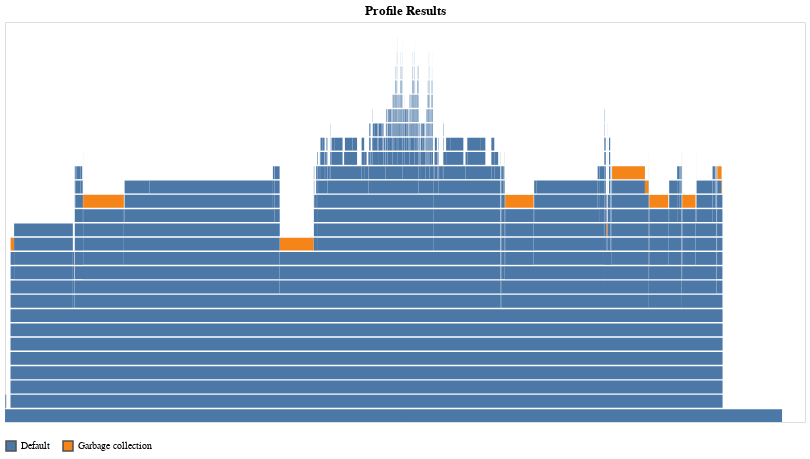

The code cell stored with this chart in its notebook:
### Markdown cell above
### Profiled contstuctor

### Code cell
@profview rpf = RPForest(data, 20, 1)

### Figure 1 — Vega-Lite specification as saved in the notebook (floating-point values rounded to 4 significant figures; data arrays with more than 128 entries replaced by an {"elided": "..."} marker saying what was removed)
{"data": {"values": {"elided": "1693 records"}}, "encoding": {"color": {"field": "status", "legend": {"orient": "bottom", "title": null}, "type": "nominal"}, "fillOpacity": {"condition": [{"selection": "highlight", "value": 0.6}, {"selection": "select", "value": 0.5}], "value": 1}, "strokeWidth": {"condition": [{"selection": "highlight", "value": 0.5}, {"selection": "select", "value": 0.5}], "value": 0}, "tooltip": {"field": "sf", "type": "nominal"}, "x": {"axis": null, "field": "x1", "type": "quantitative"}, "x2": {"field": "x2", "type": "quantitative"}, "y": {"axis": null, "field": "level", "type": "quantitative"}, "y2": {"field": "level2", "type": "quantitative"}}, "height": 400, "mark": {"stroke": "#505050", "type": "rect"}, "selection": {"grid": {"bind": "scales", "type": "interval"}, "highlight": {"empty": "none", "on": "mouseover", "type": "single"}, "select": {"empty": "none", "type": "multi"}}, "title": "Profile Results", "transform": [{"as": "level2", "calculate": "datum.level+0.9"}], "width": 800}
